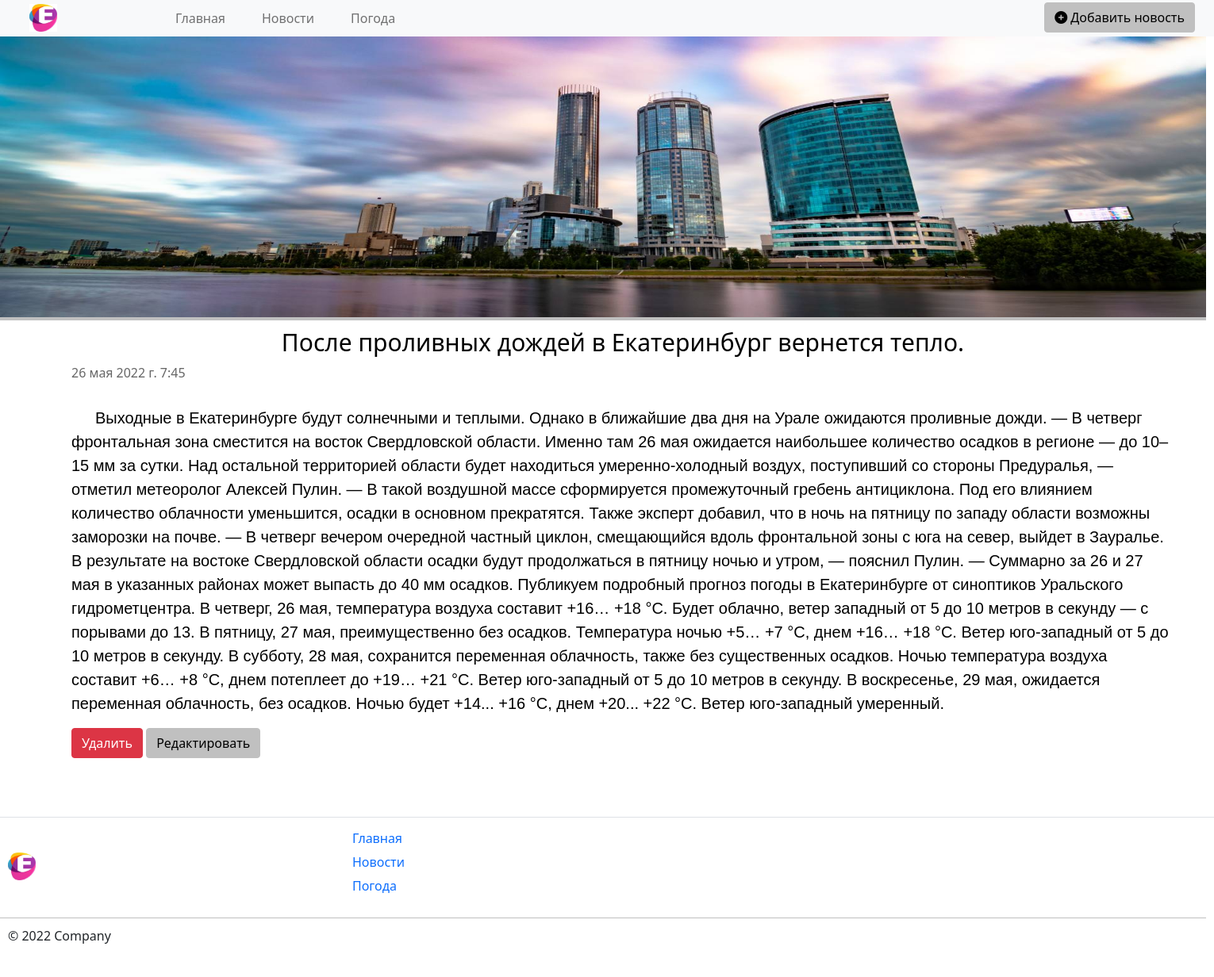
Screenshot of /news/12 with the database file from the repository.
### news/models.py (models this page shows, shortened)
class News(models.Model):
    title = models.CharField('Название', max_length=100)
    anons = models.CharField('Анонс', max_length=200)
    full_text = models.TextField('Статья')
    date = models.DateTimeField('Дата публикации')
    class Meta:
        verbose_name = 'Новость'
        verbose_name_plural = 'Новости'

### news/views.py (the view)
# urls.py: path('<int:pk>', views.NewsDetailViews.as_view(), name='news-detail'),
class NewsDetailViews(DetailView):
    model = News
    template_name = 'news/details_news.html'
    context_object_name = 'news'

### news/templates/news/details_news.html (shortened to what this page needs)
{% extends 'main/base.html' %}
{% block content %}
    <div class="features">
        <h1>{{ news.title }}</h1>
        <data>{{ news.date }}</data>
        <p>{{ news.full_text }}</p>
        <a href="{% url 'news-delete' news.id %}" class="btn btn-danger">Удалить</a>
        <a href="{% url 'news-update' news.id %}" class="btn btn-info">Редактировать</a>
    </div>
{% endblock %}

### main/static/main/css/main.css (style rules this page uses)
h1 { font-size: 30px; font-family: 'Arial' bold; color: black; text-align: center; }
p { margin-top: 30px; text-indent: 1.5em; text-align: justify; font-size: 20px; font-family: 'Arial'; color: black; text-align: left; }
.btn-info { background-color: #C0C0C0; border-color: #C0C0C0; }
data { margin-top: 10px; color: #666; margin-right: 20px; }

### rows the page displays
News: title "После проливных дождей в Екатеринбург вернется тепло.", date "26 мая 2022 г. 7:45", full_text "Выходные в Екатеринбурге будут солнечными и теплыми. Однако в ближайшие два дня на Урале ожидаются проливные дожди. — В четверг фронтальная зона сместится на восток Свердловской области. Именно там 26 мая ожидается наибольшее количество осадков в регионе — до 10–15 мм за сутки. Над остальной территорией области будет находиться умеренно-холодный воздух, поступивший со стороны Предуралья, — отметил метеоролог Алексей Пулин. — В такой воздушной массе сформируется промежуточный гребень антициклона. Под его влиянием количество облачности уменьшится, осадки в основном прекратятся. Также эксперт добавил, что в ночь на пятницу по западу области возможны заморозки на почве. — В четверг вечером…"
